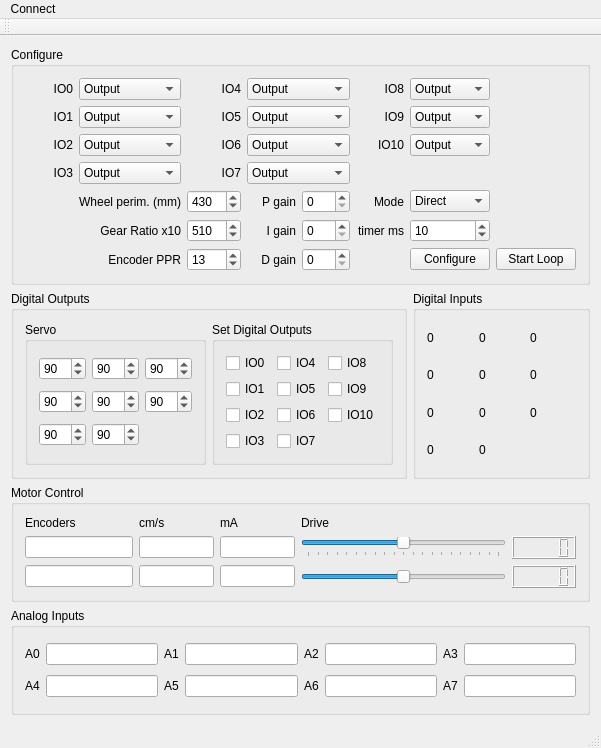
<?xml version="1.0" encoding="UTF-8"?>
<ui version="4.0">
 <class>MainWindow</class>
 <widget class="QMainWindow" name="MainWindow">
  <property name="geometry">
   <rect>
    <x>0</x>
    <y>0</y>
    <width>601</width>
    <height>748</height>
   </rect>
  </property>
  <property name="windowTitle">
   <string>IO Board Model Test</string>
  </property>
  <widget class="QWidget" name="centralWidget">
   <layout class="QGridLayout" name="gridLayout_5">
    <item row="2" column="0" colspan="2">
     <widget class="QGroupBox" name="motorGrp">
      <property name="title">
       <string>Motor Control</string>
      </property>
      <layout class="QGridLayout" name="gridLayout_3">
       <item row="1" column="0">
        <widget class="QLineEdit" name="encoder0">
         <property name="readOnly">
          <bool>true</bool>
         </property>
        </widget>
       </item>
       <item row="2" column="3">
        <widget class="QSlider" name="motor1Slider">
         <property name="sizePolicy">
          <sizepolicy hsizetype="MinimumExpanding" vsizetype="Fixed">
           <horstretch>1</horstretch>
           <verstretch>0</verstretch>
          </sizepolicy>
         </property>
         <property name="minimumSize">
          <size>
           <width>120</width>
           <height>0</height>
          </size>
         </property>
         <property name="maximumSize">
          <size>
           <width>16777215</width>
           <height>16777215</height>
          </size>
         </property>
         <property name="minimum">
          <number>-100</number>
         </property>
         <property name="maximum">
          <number>100</number>
         </property>
         <property name="orientation">
          <enum>Qt::Horizontal</enum>
         </property>
        </widget>
       </item>
       <item row="1" column="3">
        <widget class="QSlider" name="motor0Slider">
         <property name="sizePolicy">
          <sizepolicy hsizetype="MinimumExpanding" vsizetype="Fixed">
           <horstretch>1</horstretch>
           <verstretch>0</verstretch>
          </sizepolicy>
         </property>
         <property name="minimumSize">
          <size>
           <width>120</width>
           <height>0</height>
          </size>
         </property>
         <property name="maximumSize">
          <size>
           <width>16777215</width>
           <height>16777215</height>
          </size>
         </property>
         <property name="minimum">
          <number>-100</number>
         </property>
         <property name="maximum">
          <number>100</number>
         </property>
         <property name="orientation">
          <enum>Qt::Horizontal</enum>
         </property>
         <property name="tickPosition">
          <enum>QSlider::TicksBelow</enum>
         </property>
        </widget>
       </item>
       <item row="2" column="0">
        <widget class="QLineEdit" name="encoder1">
         <property name="readOnly">
          <bool>true</bool>
         </property>
        </widget>
       </item>
       <item row="1" column="1">
        <widget class="QLineEdit" name="motor0Speed">
         <property name="sizePolicy">
          <sizepolicy hsizetype="Fixed" vsizetype="Fixed">
           <horstretch>0</horstretch>
           <verstretch>0</verstretch>
          </sizepolicy>
         </property>
         <property name="maximumSize">
          <size>
           <width>75</width>
           <height>16777215</height>
          </size>
         </property>
         <property name="readOnly">
          <bool>true</bool>
         </property>
        </widget>
       </item>
       <item row="0" column="0">
        <widget class="QLabel" name="lblenc">
         <property name="sizePolicy">
          <sizepolicy hsizetype="Minimum" vsizetype="Fixed">
           <horstretch>0</horstretch>
           <verstretch>0</verstretch>
          </sizepolicy>
         </property>
         <property name="maximumSize">
          <size>
           <width>75</width>
           <height>16777215</height>
          </size>
         </property>
         <property name="text">
          <string>Encoders</string>
         </property>
        </widget>
       </item>
       <item row="1" column="2">
        <widget class="QLineEdit" name="motor0Current">
         <property name="sizePolicy">
          <sizepolicy hsizetype="Fixed" vsizetype="Fixed">
           <horstretch>0</horstretch>
           <verstretch>0</verstretch>
          </sizepolicy>
         </property>
         <property name="maximumSize">
          <size>
           <width>75</width>
           <height>16777215</height>
          </size>
         </property>
        </widget>
       </item>
       <item row="2" column="1">
        <widget class="QLineEdit" name="motor1Speed">
         <property name="sizePolicy">
          <sizepolicy hsizetype="Fixed" vsizetype="Fixed">
           <horstretch>0</horstretch>
           <verstretch>0</verstretch>
          </sizepolicy>
         </property>
         <property name="maximumSize">
          <size>
           <width>75</width>
           <height>16777215</height>
          </size>
         </property>
         <property name="readOnly">
          <bool>true</bool>
         </property>
        </widget>
       </item>
       <item row="2" column="2">
        <widget class="QLineEdit" name="motor1Current">
         <property name="sizePolicy">
          <sizepolicy hsizetype="Fixed" vsizetype="Fixed">
           <horstretch>0</horstretch>
           <verstretch>0</verstretch>
          </sizepolicy>
         </property>
         <property name="minimumSize">
          <size>
           <width>0</width>
           <height>0</height>
          </size>
         </property>
         <property name="maximumSize">
          <size>
           <width>75</width>
           <height>16777215</height>
          </size>
         </property>
        </widget>
       </item>
       <item row="0" column="1">
        <widget class="QLabel" name="lblspeed">
         <property name="sizePolicy">
          <sizepolicy hsizetype="Minimum" vsizetype="Fixed">
           <horstretch>0</horstretch>
           <verstretch>0</verstretch>
          </sizepolicy>
         </property>
         <property name="maximumSize">
          <size>
           <width>75</width>
           <height>16777215</height>
          </size>
         </property>
         <property name="text">
          <string>cm/s</string>
         </property>
        </widget>
       </item>
       <item row="0" column="2">
        <widget class="QLabel" name="lblcurr">
         <property name="sizePolicy">
          <sizepolicy hsizetype="Minimum" vsizetype="Fixed">
           <horstretch>0</horstretch>
           <verstretch>0</verstretch>
          </sizepolicy>
         </property>
         <property name="maximumSize">
          <size>
           <width>75</width>
           <height>16777215</height>
          </size>
         </property>
         <property name="text">
          <string>mA</string>
         </property>
        </widget>
       </item>
       <item row="0" column="3">
        <widget class="QLabel" name="lbldrv">
         <property name="sizePolicy">
          <sizepolicy hsizetype="Preferred" vsizetype="Fixed">
           <horstretch>0</horstretch>
           <verstretch>0</verstretch>
          </sizepolicy>
         </property>
         <property name="text">
          <string>Drive</string>
         </property>
        </widget>
       </item>
       <item row="1" column="4">
        <widget class="QLCDNumber" name="speed0set"/>
       </item>
       <item row="2" column="4">
        <widget class="QLCDNumber" name="speed1set"/>
       </item>
      </layout>
     </widget>
    </item>
    <item row="1" column="1">
     <widget class="QGroupBox" name="dinGrp">
      <property name="title">
       <string>Digital Inputs</string>
      </property>
      <layout class="QGridLayout" name="gridLayout_7">
       <item row="1" column="1">
        <widget class="QLabel" name="din5">
         <property name="text">
          <string>0</string>
         </property>
        </widget>
       </item>
       <item row="2" column="1">
        <widget class="QLabel" name="din6">
         <property name="text">
          <string>0</string>
         </property>
        </widget>
       </item>
       <item row="0" column="1">
        <widget class="QLabel" name="din4">
         <property name="text">
          <string>0</string>
         </property>
        </widget>
       </item>
       <item row="3" column="1">
        <widget class="QLabel" name="din7">
         <property name="text">
          <string>0</string>
         </property>
        </widget>
       </item>
       <item row="1" column="0">
        <widget class="QLabel" name="din1">
         <property name="text">
          <string>0</string>
         </property>
        </widget>
       </item>
       <item row="0" column="0">
        <widget class="QLabel" name="din0">
         <property name="text">
          <string>0</string>
         </property>
        </widget>
       </item>
       <item row="3" column="0">
        <widget class="QLabel" name="din3">
         <property name="text">
          <string>0</string>
         </property>
        </widget>
       </item>
       <item row="2" column="0">
        <widget class="QLabel" name="din2">
         <property name="text">
          <string>0</string>
         </property>
        </widget>
       </item>
       <item row="0" column="2">
        <widget class="QLabel" name="din8">
         <property name="text">
          <string>0</string>
         </property>
        </widget>
       </item>
       <item row="1" column="2">
        <widget class="QLabel" name="din9">
         <property name="text">
          <string>0</string>
         </property>
        </widget>
       </item>
       <item row="2" column="2">
        <widget class="QLabel" name="din10">
         <property name="text">
          <string>0</string>
         </property>
        </widget>
       </item>
      </layout>
     </widget>
    </item>
    <item row="0" column="0" colspan="2">
     <widget class="QGroupBox" name="configGrp">
      <property name="title">
       <string>Configure</string>
      </property>
      <layout class="QGridLayout" name="gridLayout">
       <item row="0" column="1" colspan="2">
        <widget class="QComboBox" name="dioconf0">
         <item>
          <property name="text">
           <string>Output</string>
          </property>
         </item>
         <item>
          <property name="text">
           <string>Input</string>
          </property>
         </item>
         <item>
          <property name="text">
           <string>Servo</string>
          </property>
         </item>
        </widget>
       </item>
       <item row="9" column="0" colspan="3">
        <widget class="QLabel" name="lblgr">
         <property name="text">
          <string>Gear Ratio x10</string>
         </property>
         <property name="alignment">
          <set>Qt::AlignRight|Qt::AlignTrailing|Qt::AlignVCenter</set>
         </property>
        </widget>
       </item>
       <item row="0" column="0">
        <widget class="QLabel" name="iolbl0">
         <property name="text">
          <string>IO0</string>
         </property>
         <property name="alignment">
          <set>Qt::AlignRight|Qt::AlignTrailing|Qt::AlignVCenter</set>
         </property>
        </widget>
       </item>
       <item row="2" column="1" colspan="2">
        <widget class="QComboBox" name="dioconf2">
         <item>
          <property name="text">
           <string>Output</string>
          </property>
         </item>
         <item>
          <property name="text">
           <string>Input</string>
          </property>
         </item>
         <item>
          <property name="text">
           <string>Servo</string>
          </property>
         </item>
        </widget>
       </item>
       <item row="1" column="1" colspan="2">
        <widget class="QComboBox" name="dioconf1">
         <item>
          <property name="text">
           <string>Output</string>
          </property>
         </item>
         <item>
          <property name="text">
           <string>Input</string>
          </property>
         </item>
         <item>
          <property name="text">
           <string>Servo</string>
          </property>
         </item>
        </widget>
       </item>
       <item row="8" column="0" colspan="3">
        <widget class="QLabel" name="lblwp">
         <property name="text">
          <string>Wheel perim. (mm)</string>
         </property>
         <property name="alignment">
          <set>Qt::AlignRight|Qt::AlignTrailing|Qt::AlignVCenter</set>
         </property>
        </widget>
       </item>
       <item row="1" column="0">
        <widget class="QLabel" name="iolbl1">
         <property name="text">
          <string>IO1</string>
         </property>
         <property name="alignment">
          <set>Qt::AlignRight|Qt::AlignTrailing|Qt::AlignVCenter</set>
         </property>
        </widget>
       </item>
       <item row="2" column="0">
        <widget class="QLabel" name="iolbl2">
         <property name="text">
          <string>IO2</string>
         </property>
         <property name="alignment">
          <set>Qt::AlignRight|Qt::AlignTrailing|Qt::AlignVCenter</set>
         </property>
        </widget>
       </item>
       <item row="1" column="4" colspan="2">
        <widget class="QComboBox" name="dioconf5">
         <item>
          <property name="text">
           <string>Output</string>
          </property>
         </item>
         <item>
          <property name="text">
           <string>Input</string>
          </property>
         </item>
         <item>
          <property name="text">
           <string>Servo</string>
          </property>
         </item>
        </widget>
       </item>
       <item row="0" column="4" colspan="2">
        <widget class="QComboBox" name="dioconf4">
         <item>
          <property name="text">
           <string>Output</string>
          </property>
         </item>
         <item>
          <property name="text">
           <string>Input</string>
          </property>
         </item>
         <item>
          <property name="text">
           <string>Servo</string>
          </property>
         </item>
        </widget>
       </item>
       <item row="3" column="0">
        <widget class="QLabel" name="iolbl3">
         <property name="text">
          <string>IO3</string>
         </property>
         <property name="alignment">
          <set>Qt::AlignRight|Qt::AlignTrailing|Qt::AlignVCenter</set>
         </property>
        </widget>
       </item>
       <item row="3" column="1" colspan="2">
        <widget class="QComboBox" name="dioconf3">
         <item>
          <property name="text">
           <string>Output</string>
          </property>
         </item>
         <item>
          <property name="text">
           <string>Input</string>
          </property>
         </item>
         <item>
          <property name="text">
           <string>Servo</string>
          </property>
         </item>
        </widget>
       </item>
       <item row="1" column="3">
        <widget class="QLabel" name="iolbl5">
         <property name="text">
          <string>IO5</string>
         </property>
         <property name="alignment">
          <set>Qt::AlignRight|Qt::AlignTrailing|Qt::AlignVCenter</set>
         </property>
        </widget>
       </item>
       <item row="0" column="3">
        <widget class="QLabel" name="iolbl4">
         <property name="text">
          <string>IO4</string>
         </property>
         <property name="alignment">
          <set>Qt::AlignRight|Qt::AlignTrailing|Qt::AlignVCenter</set>
         </property>
        </widget>
       </item>
       <item row="3" column="4" colspan="2">
        <widget class="QComboBox" name="dioconf7">
         <item>
          <property name="text">
           <string>Output</string>
          </property>
         </item>
         <item>
          <property name="text">
           <string>Input</string>
          </property>
         </item>
         <item>
          <property name="text">
           <string>Servo</string>
          </property>
         </item>
        </widget>
       </item>
       <item row="2" column="4" colspan="2">
        <widget class="QComboBox" name="dioconf6">
         <item>
          <property name="text">
           <string>Output</string>
          </property>
         </item>
         <item>
          <property name="text">
           <string>Input</string>
          </property>
         </item>
         <item>
          <property name="text">
           <string>Servo</string>
          </property>
         </item>
        </widget>
       </item>
       <item row="2" column="3">
        <widget class="QLabel" name="iolbl6">
         <property name="text">
          <string>IO6</string>
         </property>
         <property name="alignment">
          <set>Qt::AlignRight|Qt::AlignTrailing|Qt::AlignVCenter</set>
         </property>
        </widget>
       </item>
       <item row="3" column="3">
        <widget class="QLabel" name="iolbl7">
         <property name="text">
          <string>IO7</string>
         </property>
         <property name="alignment">
          <set>Qt::AlignRight|Qt::AlignTrailing|Qt::AlignVCenter</set>
         </property>
        </widget>
       </item>
       <item row="0" column="6">
        <widget class="QLabel" name="iolbl8">
         <property name="text">
          <string>IO8</string>
         </property>
         <property name="alignment">
          <set>Qt::AlignRight|Qt::AlignTrailing|Qt::AlignVCenter</set>
         </property>
        </widget>
       </item>
       <item row="2" column="6">
        <widget class="QLabel" name="iolbl10">
         <property name="text">
          <string>IO10</string>
         </property>
         <property name="alignment">
          <set>Qt::AlignRight|Qt::AlignTrailing|Qt::AlignVCenter</set>
         </property>
        </widget>
       </item>
       <item row="1" column="6">
        <widget class="QLabel" name="iolbl9">
         <property name="text">
          <string>IO9</string>
         </property>
         <property name="alignment">
          <set>Qt::AlignRight|Qt::AlignTrailing|Qt::AlignVCenter</set>
         </property>
        </widget>
       </item>
       <item row="10" column="0" colspan="3">
        <widget class="QLabel" name="lbleppr">
         <property name="text">
          <string>Encoder PPR</string>
         </property>
         <property name="alignment">
          <set>Qt::AlignRight|Qt::AlignTrailing|Qt::AlignVCenter</set>
         </property>
        </widget>
       </item>
       <item row="8" column="3">
        <widget class="QSpinBox" name="wheelPerim">
         <property name="maximum">
          <number>9999</number>
         </property>
         <property name="value">
          <number>430</number>
         </property>
        </widget>
       </item>
       <item row="9" column="3">
        <widget class="QSpinBox" name="gearRatio">
         <property name="maximum">
          <number>9999</number>
         </property>
         <property name="value">
          <number>510</number>
         </property>
        </widget>
       </item>
       <item row="10" column="3">
        <widget class="QSpinBox" name="encoderPpr">
         <property name="maximum">
          <number>9999</number>
         </property>
         <property name="value">
          <number>13</number>
         </property>
        </widget>
       </item>
       <item row="8" column="4">
        <widget class="QLabel" name="lblpg">
         <property name="text">
          <string>P gain</string>
         </property>
         <property name="alignment">
          <set>Qt::AlignRight|Qt::AlignTrailing|Qt::AlignVCenter</set>
         </property>
        </widget>
       </item>
       <item row="9" column="4">
        <widget class="QLabel" name="lblig">
         <property name="text">
          <string>I gain</string>
         </property>
         <property name="alignment">
          <set>Qt::AlignRight|Qt::AlignTrailing|Qt::AlignVCenter</set>
         </property>
        </widget>
       </item>
       <item row="10" column="4">
        <widget class="QLabel" name="lbldg">
         <property name="text">
          <string>D gain</string>
         </property>
         <property name="alignment">
          <set>Qt::AlignRight|Qt::AlignTrailing|Qt::AlignVCenter</set>
         </property>
        </widget>
       </item>
       <item row="8" column="5">
        <widget class="QSpinBox" name="gainP">
         <property name="maximum">
          <number>255</number>
         </property>
        </widget>
       </item>
       <item row="9" column="5">
        <widget class="QSpinBox" name="gainI">
         <property name="maximum">
          <number>255</number>
         </property>
        </widget>
       </item>
       <item row="10" column="5">
        <widget class="QSpinBox" name="gainD">
         <property name="maximum">
          <number>255</number>
         </property>
        </widget>
       </item>
       <item row="8" column="7">
        <widget class="QComboBox" name="modeconf">
         <item>
          <property name="text">
           <string>Direct</string>
          </property>
         </item>
         <item>
          <property name="text">
           <string>Speed</string>
          </property>
         </item>
        </widget>
       </item>
       <item row="8" column="6">
        <widget class="QLabel" name="lblm">
         <property name="text">
          <string>Mode</string>
         </property>
         <property name="alignment">
          <set>Qt::AlignRight|Qt::AlignTrailing|Qt::AlignVCenter</set>
         </property>
        </widget>
       </item>
       <item row="10" column="7">
        <widget class="QPushButton" name="configBtn">
         <property name="text">
          <string>Configure</string>
         </property>
        </widget>
       </item>
       <item row="10" column="8">
        <widget class="QPushButton" name="startStopBtn">
         <property name="text">
          <string>Start Loop</string>
         </property>
        </widget>
       </item>
       <item row="2" column="7">
        <widget class="QComboBox" name="dioconf10">
         <item>
          <property name="text">
           <string>Output</string>
          </property>
         </item>
         <item>
          <property name="text">
           <string>Input</string>
          </property>
         </item>
         <item>
          <property name="text">
           <string>Servo</string>
          </property>
         </item>
        </widget>
       </item>
       <item row="1" column="7">
        <widget class="QComboBox" name="dioconf9">
         <item>
          <property name="text">
           <string>Output</string>
          </property>
         </item>
         <item>
          <property name="text">
           <string>Input</string>
          </property>
         </item>
         <item>
          <property name="text">
           <string>Servo</string>
          </property>
         </item>
        </widget>
       </item>
       <item row="0" column="7">
        <widget class="QComboBox" name="dioconf8">
         <item>
          <property name="text">
           <string>Output</string>
          </property>
         </item>
         <item>
          <property name="text">
           <string>Input</string>
          </property>
         </item>
         <item>
          <property name="text">
           <string>Servo</string>
          </property>
         </item>
        </widget>
       </item>
       <item row="9" column="6">
        <widget class="QLabel" name="lblhz">
         <property name="text">
          <string>timer ms</string>
         </property>
         <property name="alignment">
          <set>Qt::AlignRight|Qt::AlignTrailing|Qt::AlignVCenter</set>
         </property>
        </widget>
       </item>
       <item row="9" column="7">
        <widget class="QSpinBox" name="msconf">
         <property name="minimum">
          <number>1</number>
         </property>
         <property name="maximum">
          <number>1000</number>
         </property>
         <property name="value">
          <number>10</number>
         </property>
        </widget>
       </item>
      </layout>
     </widget>
    </item>
    <item row="1" column="0">
     <widget class="QGroupBox" name="dioGrp">
      <property name="title">
       <string>Digital Outputs</string>
      </property>
      <layout class="QHBoxLayout" name="horizontalLayout">
       <item>
        <widget class="QGroupBox" name="servoGrp">
         <property name="title">
          <string>Servo</string>
         </property>
         <layout class="QGridLayout" name="gridLayout_2">
          <item row="0" column="0">
           <widget class="QSpinBox" name="s0">
            <property name="maximum">
             <number>180</number>
            </property>
            <property name="value">
             <number>90</number>
            </property>
           </widget>
          </item>
          <item row="0" column="1">
           <widget class="QSpinBox" name="s3">
            <property name="maximum">
             <number>180</number>
            </property>
            <property name="value">
             <number>90</number>
            </property>
           </widget>
          </item>
          <item row="0" column="2">
           <widget class="QSpinBox" name="s6">
            <property name="maximum">
             <number>180</number>
            </property>
            <property name="value">
             <number>90</number>
            </property>
           </widget>
          </item>
          <item row="1" column="0">
           <widget class="QSpinBox" name="s1">
            <property name="maximum">
             <number>180</number>
            </property>
            <property name="value">
             <number>90</number>
            </property>
           </widget>
          </item>
          <item row="1" column="1">
           <widget class="QSpinBox" name="s4">
            <property name="maximum">
             <number>180</number>
            </property>
            <property name="value">
             <number>90</number>
            </property>
           </widget>
          </item>
          <item row="1" column="2">
           <widget class="QSpinBox" name="s7">
            <property name="maximum">
             <number>180</number>
            </property>
            <property name="value">
             <number>90</number>
            </property>
           </widget>
          </item>
          <item row="2" column="0">
           <widget class="QSpinBox" name="s2">
            <property name="maximum">
             <number>180</number>
            </property>
            <property name="value">
             <number>90</number>
            </property>
           </widget>
          </item>
          <item row="2" column="1">
           <widget class="QSpinBox" name="s5">
            <property name="maximum">
             <number>180</number>
            </property>
            <property name="value">
             <number>90</number>
            </property>
           </widget>
          </item>
         </layout>
        </widget>
       </item>
       <item>
        <widget class="QGroupBox" name="doGrp">
         <property name="title">
          <string>Set Digital Outputs</string>
         </property>
         <layout class="QGridLayout" name="gridLayout_4">
          <item row="3" column="0">
           <widget class="QCheckBox" name="do2">
            <property name="text">
             <string>IO2</string>
            </property>
           </widget>
          </item>
          <item row="0" column="0">
           <widget class="QCheckBox" name="do0">
            <property name="text">
             <string>IO0</string>
            </property>
           </widget>
          </item>
          <item row="1" column="0">
           <widget class="QCheckBox" name="do1">
            <property name="text">
             <string>IO1</string>
            </property>
           </widget>
          </item>
          <item row="4" column="0">
           <widget class="QCheckBox" name="do3">
            <property name="text">
             <string>IO3</string>
            </property>
           </widget>
          </item>
          <item row="0" column="1">
           <widget class="QCheckBox" name="do4">
            <property name="text">
             <string>IO4</string>
            </property>
           </widget>
          </item>
          <item row="1" column="1">
           <widget class="QCheckBox" name="do5">
            <property name="text">
             <string>IO5</string>
            </property>
           </widget>
          </item>
          <item row="3" column="1">
           <widget class="QCheckBox" name="do6">
            <property name="text">
             <string>IO6</string>
            </property>
           </widget>
          </item>
          <item row="4" column="1">
           <widget class="QCheckBox" name="do7">
            <property name="text">
             <string>IO7</string>
            </property>
           </widget>
          </item>
          <item row="0" column="2">
           <widget class="QCheckBox" name="do8">
            <property name="text">
             <string>IO8</string>
            </property>
           </widget>
          </item>
          <item row="1" column="2">
           <widget class="QCheckBox" name="do9">
            <property name="text">
             <string>IO9</string>
            </property>
           </widget>
          </item>
          <item row="3" column="2">
           <widget class="QCheckBox" name="do10">
            <property name="text">
             <string>IO10</string>
            </property>
           </widget>
          </item>
         </layout>
        </widget>
       </item>
      </layout>
     </widget>
    </item>
    <item row="3" column="0" colspan="2">
     <widget class="QGroupBox" name="analogGrp">
      <property name="title">
       <string>Analog Inputs</string>
      </property>
      <layout class="QGridLayout" name="gridLayout_6">
       <item row="0" column="0">
        <widget class="QLabel" name="label_3">
         <property name="text">
          <string>A0</string>
         </property>
        </widget>
       </item>
       <item row="0" column="1">
        <widget class="QLineEdit" name="analog0">
         <property name="readOnly">
          <bool>true</bool>
         </property>
        </widget>
       </item>
       <item row="0" column="2">
        <widget class="QLabel" name="label_4">
         <property name="text">
          <string>A1</string>
         </property>
        </widget>
       </item>
       <item row="0" column="3">
        <widget class="QLineEdit" name="analog1">
         <property name="readOnly">
          <bool>true</bool>
         </property>
        </widget>
       </item>
       <item row="0" column="4">
        <widget class="QLabel" name="label_9">
         <property name="text">
          <string>A2</string>
         </property>
        </widget>
       </item>
       <item row="0" column="5">
        <widget class="QLineEdit" name="analog2">
         <property name="readOnly">
          <bool>true</bool>
         </property>
        </widget>
       </item>
       <item row="0" column="6">
        <widget class="QLabel" name="label_6">
         <property name="text">
          <string>A3</string>
         </property>
        </widget>
       </item>
       <item row="0" column="7">
        <widget class="QLineEdit" name="analog3">
         <property name="readOnly">
          <bool>true</bool>
         </property>
        </widget>
       </item>
       <item row="1" column="0">
        <widget class="QLabel" name="label_5">
         <property name="text">
          <string>A4</string>
         </property>
        </widget>
       </item>
       <item row="1" column="1">
        <widget class="QLineEdit" name="analog4">
         <property name="readOnly">
          <bool>true</bool>
         </property>
        </widget>
       </item>
       <item row="1" column="2">
        <widget class="QLabel" name="label_10">
         <property name="text">
          <string>A5</string>
         </property>
        </widget>
       </item>
       <item row="1" column="3">
        <widget class="QLineEdit" name="analog5">
         <property name="readOnly">
          <bool>true</bool>
         </property>
        </widget>
       </item>
       <item row="1" column="4">
        <widget class="QLabel" name="label_8">
         <property name="text">
          <string>A6</string>
         </property>
        </widget>
       </item>
       <item row="1" column="5">
        <widget class="QLineEdit" name="analog6">
         <property name="readOnly">
          <bool>true</bool>
         </property>
        </widget>
       </item>
       <item row="1" column="6">
        <widget class="QLabel" name="label_7">
         <property name="text">
          <string>A7</string>
         </property>
        </widget>
       </item>
       <item row="1" column="7">
        <widget class="QLineEdit" name="analog7">
         <property name="readOnly">
          <bool>true</bool>
         </property>
        </widget>
       </item>
      </layout>
     </widget>
    </item>
   </layout>
  </widget>
  <widget class="QMenuBar" name="menuBar">
   <property name="geometry">
    <rect>
     <x>0</x>
     <y>0</y>
     <width>601</width>
     <height>23</height>
    </rect>
   </property>
   <widget class="QMenu" name="menuConnect">
    <property name="title">
     <string>Connect</string>
    </property>
    <addaction name="actionSerial_Port"/>
   </widget>
   <addaction name="menuConnect"/>
  </widget>
  <widget class="QToolBar" name="mainToolBar">
   <attribute name="toolBarArea">
    <enum>TopToolBarArea</enum>
   </attribute>
   <attribute name="toolBarBreak">
    <bool>false</bool>
   </attribute>
  </widget>
  <widget class="QStatusBar" name="statusBar"/>
  <action name="actionSerial_Port">
   <property name="text">
    <string>Serial Port</string>
   </property>
  </action>
 </widget>
 <layoutdefault spacing="6" margin="11"/>
 <resources/>
 <connections/>
</ui>
